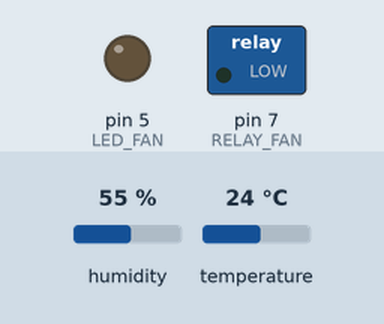
Recording of a sketch running on a simulated Arduino Uno, built with avr-gcc and run on an emulated ATmega328P. Parts: switched loads named in the sketch (green lamp = pin HIGH), output pins drawn as LEDs (lit = HIGH). Inputs (shaded band) come from the test bench; at power-on: temperature 24 °C, humidity 55 %. What the sketch prints to the serial monitor is not drawn.

Above: at 4.8 s.
4.9 s: temperature set to 27 °C
7.9 s: temperature set to 30 °C
At 8.6 s:
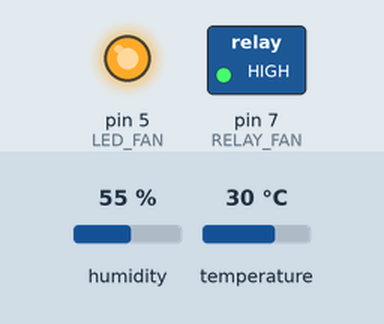
Timing chart, 0 to 10.9 s (numbered marks = the images above; inputs shaded):
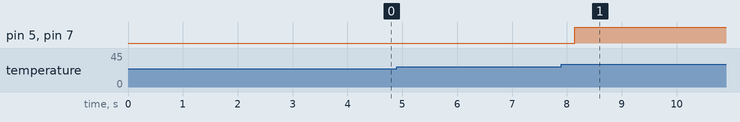

Measured:
- the behaviour switches between 28 and 29 °C on temperature (found by bisection; images 0 and 1)
- after the input at 4.9 s, every drawn part: stays the same
- after the input at 7.9 s, pin 5 (LED_FAN), pin 7 (RELAY_FAN): LOW → HIGH after 0.24 s

The sketch:

03_temp_fan.ino
```cpp
/*
 * 第二組：溫溼度控制組
 * 範例 3：溫度控制風扇
 *
 * 學習重點：
 * - 根據溫度判斷啟動風扇
 * - 設定溫度門檻值
 * - 簡單的自動控制邏輯
 */

#include <DHT.h>

#define DHT_PIN 2
#define DHT_TYPE DHT11
#define RELAY_FAN 7
#define LED_FAN 5

// 溫度門檻設定
#define TEMP_THRESHOLD 28.0  // 超過此溫度開啟風扇

// 繼電器觸發方式
#define RELAY_ACTIVE_HIGH true

DHT dht(DHT_PIN, DHT_TYPE);
bool fanStatus = false;

void setup() {
  pinMode(RELAY_FAN, OUTPUT);
  pinMode(LED_FAN, OUTPUT);

  relayOff(RELAY_FAN);
  digitalWrite(LED_FAN, LOW);

  dht.begin();

  Serial.begin(9600);
  Serial.println("=== 溫度控制風扇系統 ===");
  Serial.println();
  Serial.print("溫度門檻: ");
  Serial.print(TEMP_THRESHOLD);
  Serial.println(" °C");
  Serial.println("超過門檻溫度時，風扇自動開啟");
  Serial.println();
}

void loop() {
  delay(2000);

  // 讀取溫度
  float temperature = dht.readTemperature();

  if (isnan(temperature)) {
    Serial.println("錯誤：無法讀取溫度！");
    return;
  }

  // 判斷是否需要開啟風扇
  if (temperature > TEMP_THRESHOLD) {
    // 溫度過高，開啟風扇
    if (!fanStatus) {
      Serial.println(">>> 溫度過高！啟動風扇 <<<");
      relayOn(RELAY_FAN);
      digitalWrite(LED_FAN, HIGH);
      fanStatus = true;
    }
  } else {
    // 溫度正常，關閉風扇
    if (fanStatus) {
      Serial.println(">>> 溫度恢復正常，關閉風扇 <<<");
      relayOff(RELAY_FAN);
      digitalWrite(LED_FAN, LOW);
      fanStatus = false;
    }
  }

  // 顯示狀態
  Serial.print("溫度: ");
  Serial.print(temperature, 1);
  Serial.print(" °C | 門檻: ");
  Serial.print(TEMP_THRESHOLD);
  Serial.print(" °C | 風扇: ");
  Serial.println(fanStatus ? "ON" : "OFF");
}

void relayOn(int pin) {
  digitalWrite(pin, RELAY_ACTIVE_HIGH ? HIGH : LOW);
}

void relayOff(int pin) {
  digitalWrite(pin, RELAY_ACTIVE_HIGH ? LOW : HIGH);
}

/*
 * 問題思考：
 *
 * 目前的控制方式有個問題：
 * 假設門檻是 28°C，當溫度在 27.9°C 和 28.1°C 之間波動時，
 * 風扇會一直開開關關，這叫做「顫振」(Chattering)。
 *
 * 解決方法：遲滯控制（Hysteresis）
 * - 設定兩個門檻：開啟門檻和關閉門檻
 * - 例如：28°C 開風扇，26°C 關風扇
 * - 中間的 2°C 差距就是「遲滯區間」
 *
 * 練習題：
 * 1. 加入遲滯控制，避免顫振
 * 2. 用電位器動態調整溫度門檻
 * 3. 加入風扇「預熱」功能（開啟後至少運轉 30 秒）
 */
```
